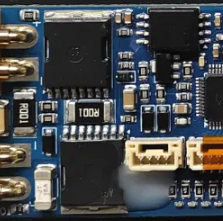
#> input picture qfbms32 fork/archive/_reference/crops/mosfets_top_hd.png, 223 x 221 px, found by its file name
$ python zoom_mosfet.py
#> lines starting #> are read from the running program, lines starting #| are printed output that depends on the picture
from PIL import Image

im = Image.open("_reference/crops/mosfets_top_hd.png")
#> im is the input picture: PIL image 223x221 RGBA; mean R, G, B, A 72.6, 75.3, 77.3, 255
# let's crop top left
w, h = im.size
#> w = 223; h = 221
crop = im.crop((0, 0, int(w * 0.4), int(h * 0.4)))
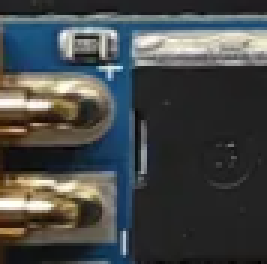
#> crop: PIL image 89x88 RGBA (shown 3 times larger); mean R, G, B, A 68.9, 72.2, 72.2, 255
crop.save("scratch/crop_mosfets_top_left.png")

$ run again, with qfbms32 fork/archive/_reference/crops/img0913_crop.png copied over qfbms32 fork/archive/_reference/crops/mosfets_top_hd.png
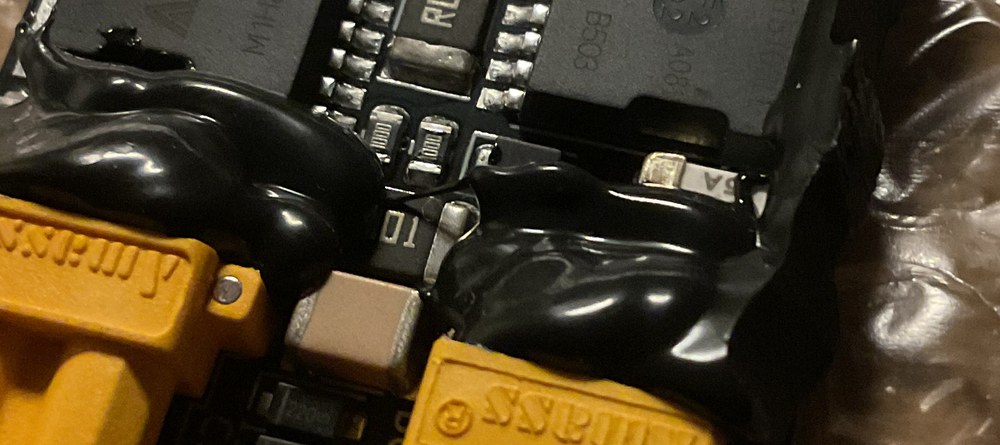
#> input picture qfbms32 fork/archive/_reference/crops/img0913_crop.png, 1000 x 445 px, shrunk from 1815 x 807 before the run, found by its file name
#> im is the input picture: PIL image 1000x445 RGB; mean R, G, B 71.3, 59.1, 37.5
#> `crop = im.crop((0, 0, int(w * 0.4), int(h * 0.4)))`:
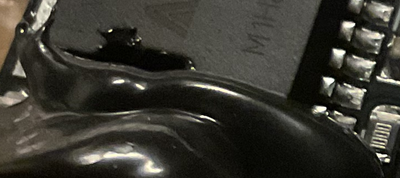
#> crop: PIL image 400x178 RGB; mean R, G, B 58.1, 56.6, 49.1

$ run again, with qfbms32 fork/archive/_reference/crops/resistor_row_hd.png copied over qfbms32 fork/archive/_reference/crops/mosfets_top_hd.png
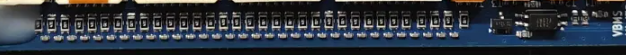
#> input picture qfbms32 fork/archive/_reference/crops/resistor_row_hd.png, 626 x 55 px, found by its file name
#> im is the input picture: PIL image 626x55 RGBA; mean R, G, B, A 47.2, 53.5, 62.1, 255
#> `crop = im.crop((0, 0, int(w * 0.4), int(h * 0.4)))`:
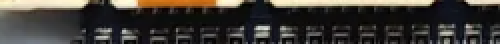
#> crop: PIL image 250x22 RGBA (shown 2 times larger); mean R, G, B, A 62.3, 58.3, 53.1, 255

$ run again, with qfbms32 fork/archive/_reference/crops/resistor_zoom.png copied over qfbms32 fork/archive/_reference/crops/mosfets_top_hd.png
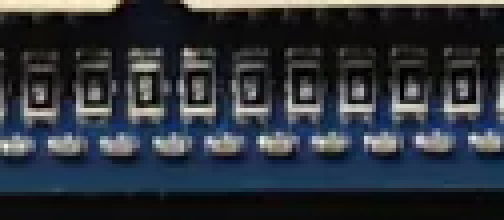
#> input picture qfbms32 fork/archive/_reference/crops/resistor_zoom.png, 504 x 220 px, found by its file name
#> im is the input picture: PIL image 504x220 RGBA; mean R, G, B, A 47.6, 52.9, 60.5, 255
#> `crop = im.crop((0, 0, int(w * 0.4), int(h * 0.4)))`:
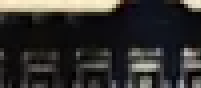
#> crop: PIL image 201x88 RGBA; mean R, G, B, A 49.1, 47.4, 45.4, 255
